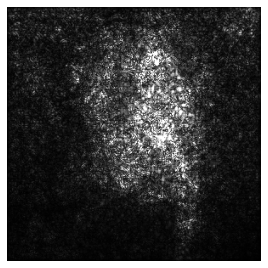
#> input picture results/pug/pug_vanilla.png, 268 x 268 px
$ python metric_smoothness.py   (older library calls are emulated)
#> lines starting #> are read from the running program, lines starting #| are printed output that depends on the picture; long printed decimals are rounded
import cv2
import numpy as np

# Lower is smoother, which is arguably better.
def metric_smoothness(explanation):

	laplacian = cv2.Laplacian(explanation,cv2.CV_64F)
	absolute_laplacian = np.absolute(laplacian)

	return np.average(absolute_laplacian)


pug_vanilla = cv2.imread("pug_vanilla.png", cv2.IMREAD_GRAYSCALE)
#> pug_vanilla is the input picture: shape (268, 268); min 0, max 255, mean 59.9
print("pug_vanilla: " + str(metric_smoothness(pug_vanilla)))
#| pug_vanilla: 38.437

pug_smoothgrad = cv2.imread("pug_smoothgrad.png", cv2.IMREAD_GRAYSCALE)
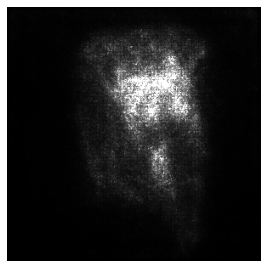
#> input picture results/pug/pug_smoothgrad.png, 268 x 268 px
#> pug_smoothgrad is the input picture: shape (268, 268); min 0, max 255, mean 45.6
print("pug_smoothgrad: " + str(metric_smoothness(pug_smoothgrad)))
#| pug_smoothgrad: 17.173

pug_xrai = cv2.imread("pug_xrai.png", cv2.IMREAD_COLOR)
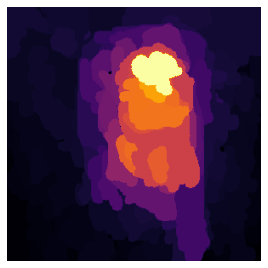
#> input picture results/pug/pug_xrai.png, 268 x 268 px
#> pug_xrai is the input picture: shape (268, 268, 3); mean B, G, R 76.1, 47.5, 78.3
print("pug_xrai: " + str(metric_smoothness(pug_xrai)))
#| pug_xrai: 9.678

pug_gradcam = cv2.imread("pug_gradcam.png", cv2.IMREAD_GRAYSCALE)
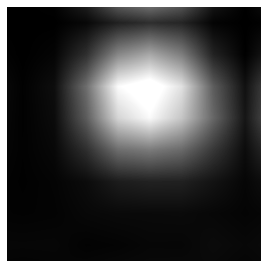
#> input picture results/pug/pug_gradcam.png, 268 x 268 px
#> pug_gradcam is the input picture: shape (268, 268); min 0, max 255, mean 72.1
print("pug_gradcam: " + str(metric_smoothness(pug_gradcam)))
#> in metric_smoothness (call 4), `laplacian = cv2.Laplacian(explanation,cv2.CV_64F)`:
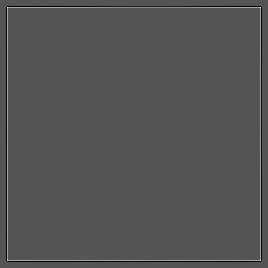
#> laplacian: shape (268, 268) float64; min -255, max 508, mean 0; drawn with min black and max white
#| pug_gradcam: 7.601

pug_blurIG = cv2.imread("pug_blurIG.png", cv2.IMREAD_GRAYSCALE)
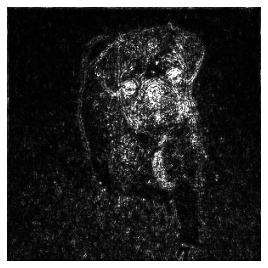
#> input picture results/pug/pug_blurIG.png, 268 x 268 px
#> pug_blurIG is the input picture: shape (268, 268); min 0, max 255, mean 47
print("pug_blurIG: " + str(metric_smoothness(pug_blurIG)))
#> in metric_smoothness (call 5), `laplacian = cv2.Laplacian(explanation,cv2.CV_64F)`:
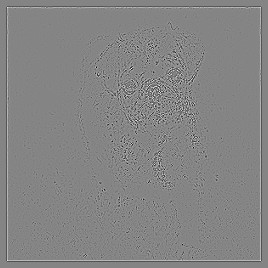
#> laplacian: shape (268, 268) float64; min -657, max 605, mean 0; drawn with min black and max white
#| pug_blurIG: 34.170

pug_gradcam_smoothed = cv2.imread("pug_gradcam_smoothed.png", cv2.IMREAD_GRAYSCALE)
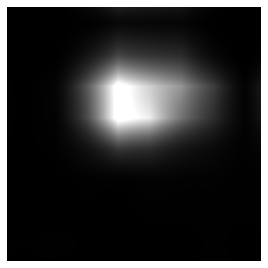
#> input picture results/pug/pug_gradcam_smoothed.png, 268 x 268 px
#> pug_gradcam_smoothed is the input picture: shape (268, 268); min 0, max 255, mean 50.2
print("pug_gradcam_smoothed: " + str(metric_smoothness(pug_gradcam_smoothed)))
#| pug_gradcam_smoothed: 7.686

pug_blurIG_smoothed = cv2.imread("pug_blurIG_smoothed.png", cv2.IMREAD_GRAYSCALE)
#> (the run stopped early here; a loop or call above may not have finished)
